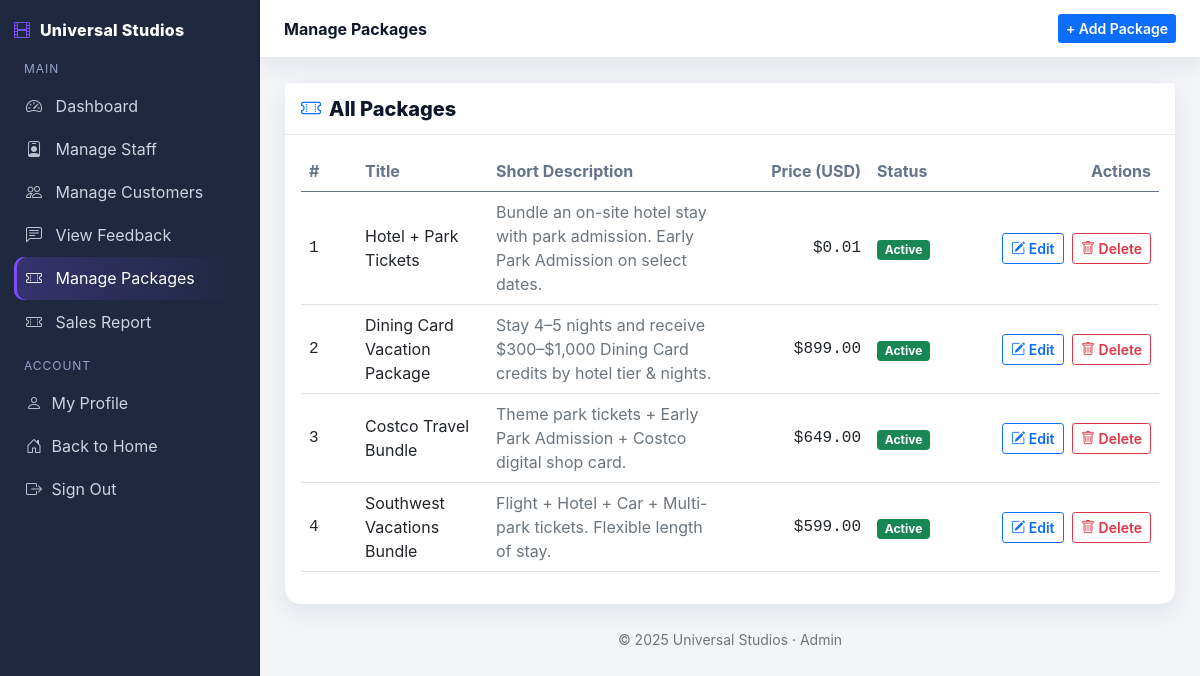
The page /Codes/admin/manage_packages.php (signed in) on the database its author committed.
### tables this page shows
CREATE TABLE `packages` (
  `id` int(10) UNSIGNED NOT NULL,
  `title` varchar(120) NOT NULL,
  `short_desc` varchar(255) DEFAULT NULL,
  `price_usd` decimal(10,2) NOT NULL DEFAULT 0.00,
  `status` enum('active','inactive') NOT NULL DEFAULT 'active',
  `image_path` varchar(255) DEFAULT NULL,
  `created_at` datetime NOT NULL DEFAULT current_timestamp(),
  `updated_at` datetime NOT NULL DEFAULT current_timestamp() ON UPDATE current_timestamp()
);

### Codes/admin/manage_packages.php (the view, shortened to what this page needs)
<?php
require __DIR__ . '/database.php';
function e($s){ return htmlspecialchars((string)$s, ENT_QUOTES, 'UTF-8'); }
function nav_active($file){ return basename($_SERVER['PHP_SELF']) === $file ? ' active' : ''; }
$rows = [];
$qq = "SELECT id,title,short_desc,price_usd,status,image_path,created_at,updated_at
       FROM packages ORDER BY created_at DESC";
$res = $conn->query($qq);
if ($res) { while ($r = $res->fetch_assoc()) { $rows[] = $r; } }
?>
<!doctype html>
<html lang="en">
<head>
  <link href="https://cdn.jsdelivr.net/npm/bootstrap@5.0.0/dist/css/bootstrap.min.css" rel="stylesheet">
  <link href="https://cdn.jsdelivr.net/npm/bootstrap-icons@1.11.3/font/bootstrap-icons.css" rel="stylesheet">
  <link href="css/style.css?v=2" rel="stylesheet">
</head>
<body>
<div class="layout">
  <aside class="sidebar">
    <div class="brand"><i class="bi bi-film"></i><span><?= BRAND_NAME ?></span></div>
      <div class="nav-sec">
      <div class="nav-title">Main</div>
     <a class="nav-link<?= nav_active('admin_dashboard.php') ?>" href="admin_dashboard.php"><i class="bi bi-speedometer2 me-1"></i>Dashboard</a>
      <a class="nav-link<?= nav_active('manage_staff.php') ?>" href="manage_staff.php"><i class="bi bi-person-badge me-1"></i>Manage Staff</a>
      <a class="nav-link<?= nav_active('manage_customers.php') ?>" href="manage_customers.php"><i class="bi bi-people me-1"></i>Manage Customers</a>
      <a class="nav-link<?= nav_active('view_feedback.php') ?>" href="view_feedback.php"><i class="bi bi-chat-left-text me-1"></i>View Feedback</a>
      <a class="nav-link<?= nav_active('manage_packages.php') ?>" href="manage_packages.php"><i class="bi bi-ticket-perforated me-1"></i>Manage Packages</a>
       <a class="nav-link<?= nav_active('sales_report.php') ?>" href="sales_report.php"><i class="bi bi-ticket-perforated me-1"></i>Sales Report</a>
    </div>
    <div class="nav-sec">
      <div class="nav-title">Account</div>
      <a class="nav-link" href="profile.php"><i class="bi bi-person"></i>My Profile</a>
      <a class="nav-link" href="index.php"><i class="bi bi-house-door"></i>Back to Home</a>
      <a class="nav-link" href="logout.php"><i class="bi bi-box-arrow-right"></i>Sign Out</a>
    </div>
  </aside>
  <div>
    <div class="topbar">
      <div class="fw-bold">Manage Packages</div>
      <div>
        <button class="btn btn-primary btn-sm" data-bs-toggle="modal" data-bs-target="#editModal"
                onclick="openCreate()">+ Add Package</button>
      </div>
    </div>
    <main class="main">
      <div class="card-soft panel">
        <div class="card-header"><h5><i class="bi bi-ticket-perforated me-2 text-primary"></i>All Packages</h5></div>
        <div class="card-body table-responsive">
          <table class="table align-middle">
            <thead>
              <tr>
                <th style="width:56px">#</th>
                <th>Title</th>
                <th>Short Description</th>
                <th class="text-end" style="width:140px">Price (USD)</th>
                <th style="width:120px">Status</th>
                <th class="text-end" style="width:170px">Actions</th>
              </tr>
            </thead>
            <tbody>
            <?php if (!$rows): ?>
              <tr><td colspan="6" class="text-muted">No packages yet.</td></tr>
            <?php else: foreach ($rows as $i => $r): ?>
              <tr
                data-id="<?= (int)$r['id'] ?>"
                data-title="<?= e($r['title']) ?>"
                data-desc="<?= e($r['short_desc']) ?>"
                data-price="<?= e($r['price_usd']) ?>"
                data-status="<?= e($r['status']) ?>"
              >
                <td class="mono"><?= (int)$r['id'] ?></td>
                <td class="fw-semibold"><?= e($r['title']) ?></td>
                <td class="text-muted"><?= e($r['short_desc']) ?></td>
                <td class="text-end mono">$<?= number_format((float)$r['price_usd'], 2) ?></td>
                <td>
                  <?php if ($r['status']==='active'): ?>
                    <span class="badge bg-success">Active</span>
                  <?php else: ?>
                    <span class="badge bg-secondary">Inactive</span>
                  <?php endif; ?>
                </td>
                <td class="text-end">
                  <button class="btn btn-sm btn-outline-primary me-1" onclick="openEdit(this)">
                    <i class="bi bi-pencil-square"></i> Edit
                  </button>
                  <form action="package_delete.php" method="post" class="d-inline"
                        onsubmit="return confirm('Delete this package?');">
                    <button class="btn btn-sm btn-outline-danger">
                      <i class="bi bi-trash"></i> Delete
                    </button>
                  </form>
                </td>
              </tr>
            <?php endforeach; endif; ?>
            </tbody>
          </table>
        </div>
      </div>
      <div class="text-center text-muted small mt-4">© <?= date('Y') ?> <?= BRAND_NAME ?> · Admin</div>
    </main>
  </div>
</div>
</body>
</html>

### Codes/css/style.css (style rules this page uses)
.btn { font-weight: 600; transition: .5s; }
.btn.btn-primary { color: var(--bs-white); border: none; }
:root { --bg:#f3f5f9; --ink:#0f172a; --muted:#6b7280; --sidebar:#1f283e; --sidebar-accent:#7c4dff; --sidebar-hover:#2a3553; --card:#ffffff; --line:#e7eaf0; --shadow:0 8px 24px rgba(15,23,42,.08); --c-cyan:#22d3ee; --c-green:#22c55e; --c-orange:#fb923c; --c-red:#ef4444; --c-purple:#8b5cf6; --c-blue:#3b82f6; }
* { box-sizing:border-box }
body { background:var(--bg); color:var(--ink); font-family: Inter, system-ui, -apple-system, Segoe UI, Roboto, Arial, sans-serif; }
a { text-decoration:none }
.layout { display:grid; grid-template-columns: 260px 1fr; min-height:100vh; }
.sidebar { position:sticky; top:0; align-self:start; height:100vh; overflow-y:auto; background:var(--sidebar); color:#cbd5e1; padding:18px 14px; box-shadow: inset -1px 0 0 #172036; }
.brand { display:flex; align-items:center; gap:.6rem; color:#fff; font-weight:800; letter-spacing:.3px; margin-bottom:18px }
.brand i { color:var(--sidebar-accent) }
.nav-sec { margin-top:8px }
.nav-title { font-size:.75rem; color:#93a4c7; letter-spacing:.08em; text-transform:uppercase; margin:14px 10px 6px; }
.nav-link { display:flex; align-items:center; gap:.6rem; color:#cbd5e1; padding:.6rem .75rem; border-radius:10px; transition:.15s; }
.nav-link i { opacity:.9 }
.nav-link.active { background:linear-gradient(90deg, rgba(124,77,255,.25), transparent); color:#fff; box-shadow:inset 3px 0 0 var(--sidebar-accent); }
.topbar { display:flex; align-items:center; justify-content:space-between; padding:14px 24px; background:#fff; border-bottom:1px solid var(--line); box-shadow:var(--shadow) }
.main { padding:24px }
.card-soft { background:var(--card); border:1px solid var(--line); border-radius:16px; box-shadow:var(--shadow) }
.panel .card-header { background:#fff; border-bottom:1px solid var(--line); padding:.85rem 1rem }
.panel .card-header h5 { margin:0; font-weight:800 }
.panel .card-body { padding:1rem }
.table thead th { color:#64748b; font-weight:700; border-bottom:1px solid var(--line) }
.table tbody td { vertical-align:middle }
.mono { font-family:ui-monospace, SFMono-Regular, Menlo, Consolas, monospace }

### rows shown on the page
packages: id "1", title "Hotel + Park Tickets", short_desc "Bundle an on-site hotel stay with park admission. Early Park Admission on select dates.", price_usd "0.01", status "Active"
packages: id "2", title "Dining Card Vacation Package", short_desc "Stay 4–5 nights and receive $300–$1,000 Dining Card credits by hotel tier & nights.", price_usd "899.00", status "Active"
packages: id "3", title "Costco Travel Bundle", short_desc "Theme park tickets + Early Park Admission + Costco digital shop card.", price_usd "649.00", status "Active"
packages: id "4", title "Southwest Vacations Bundle", short_desc "Flight + Hotel + Car + Multi-park tickets. Flexible length of stay.", price_usd "599.00", status "Active"

### other values the page prints
BRAND_NAME "Universal Studios"
